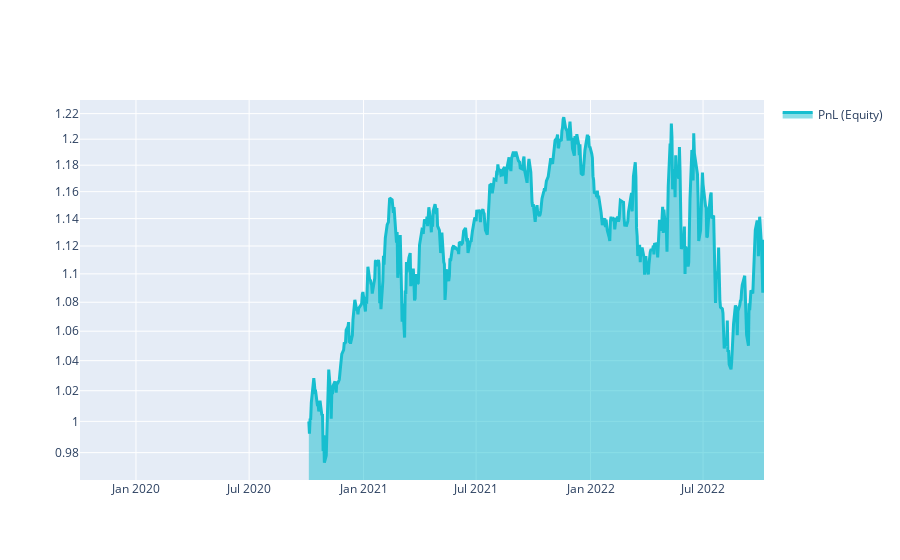

The cell this chart's notebook holds for it:
### Markdown cell above
# Q18 Quick Start

This template shows you the basic steps for taking part to the **Q18 NASDAQ-100 Stock Long-Short contest**.

### Code cell
import xarray as xr

import qnt.ta as qnta
import qnt.data as qndata
import qnt.output as qnout
import qnt.stats as qns

data = qndata.stocks.load_ndx_data(min_date="2019-10-03")

close     = data.sel(field="close")
is_liquid = data.sel(field="is_liquid")
sma_slow  = qnta.sma(close, 250)
sma_fast  = qnta.sma(close, 15)
weights   = xr.where(sma_slow < sma_fast, 1, -1)
weights   = weights * is_liquid

weights = qnout.clean(weights, data, "stocks_nasdaq100")

# calc stats
stats = qns.calc_stat(data, weights.sel(time=slice("2020-10-03", None)))
display(stats.to_pandas().tail())

# graph
performance = stats.to_pandas()["equity"]
import qnt.graph as qngraph

qngraph.make_plot_filled(performance.index, performance, name="PnL (Equity)", type="log")

### Figure 1 — Plotly figure (JSON) as saved in the notebook; plotly's stock layout.template omitted (floating-point values rounded to 4 significant figures; data arrays with more than 128 entries replaced by an {"elided": "..."} marker saying what was removed)
{"data": [{"fill": "tonexty", "line": {"color": "#17BECF", "width": 3}, "name": "PnL (Equity)", "type": "scatter", "x": {"elided": "760 str values"}, "y": {"elided": "760 float values"}}], "layout": {"showlegend": true, "yaxis": {"range": [-0.01645, 0.09018], "type": "log"}}}
